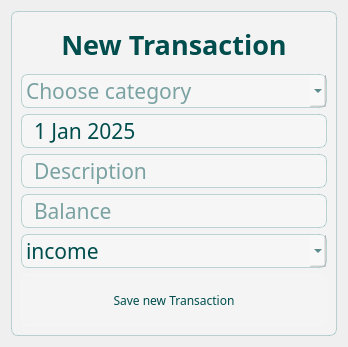
<?xml version="1.0" encoding="UTF-8"?>
<ui version="4.0">
 <class>Dialog</class>
 <widget class="QDialog" name="Dialog">
  <property name="geometry">
   <rect>
    <x>0</x>
    <y>0</y>
    <width>348</width>
    <height>347</height>
   </rect>
  </property>
  <property name="windowTitle">
   <string>Dialog</string>
  </property>
  <property name="styleSheet">
   <string notr="true">background-color: qlineargradient(
    spread:pad,
    x1:1, y1:1,
    x2:0, y2:0,
    stop:0 rgba(178, 255, 218, 255),
    stop:0.5 rgba(102, 217, 192, 235),
    stop:1 rgba(38, 166, 154, 255)
);
font-family: Noto Sans SC;</string>
  </property>
  <layout class="QVBoxLayout" name="verticalLayout_2">
   <item>
    <widget class="QFrame" name="frame">
     <property name="styleSheet">
      <string notr="true">background-color: rgba(255, 255, 255, 60);
border: 1px solid rgba(0, 100, 100, 60);
border-radius: 7px;
color: #004d4d;</string>
     </property>
     <property name="frameShape">
      <enum>QFrame::StyledPanel</enum>
     </property>
     <property name="frameShadow">
      <enum>QFrame::Raised</enum>
     </property>
     <layout class="QVBoxLayout" name="verticalLayout">
      <item>
       <widget class="QLabel" name="lbl_new_transaction">
        <property name="maximumSize">
         <size>
          <width>16777215</width>
          <height>16777215</height>
         </size>
        </property>
        <property name="styleSheet">
         <string notr="true">font-weight: bold;
font-size: 20pt;
background-color: none;
border: none;</string>
        </property>
        <property name="text">
         <string>New Transaction</string>
        </property>
        <property name="alignment">
         <set>Qt::AlignCenter</set>
        </property>
       </widget>
      </item>
      <item>
       <widget class="QComboBox" name="cb_category">
        <property name="styleSheet">
         <string notr="true">QComboBox{
font-size: 16pt;
}

QComboBox:item {
color: white
}</string>
        </property>
        <property name="currentIndex">
         <number>-1</number>
        </property>
        <property name="placeholderText">
         <string>Choose category</string>
        </property>
        <item>
         <property name="text">
          <string>Groceries</string>
         </property>
        </item>
        <item>
         <property name="text">
          <string>Entertaiment</string>
         </property>
        </item>
        <item>
         <property name="text">
          <string>Auto</string>
         </property>
        </item>
        <item>
         <property name="text">
          <string>Other</string>
         </property>
        </item>
        <item>
         <property name="text">
          <string>Work</string>
         </property>
        </item>
       </widget>
      </item>
      <item>
       <widget class="QDateEdit" name="data">
        <property name="styleSheet">
         <string notr="true">font-size: 16pt;
padding-left: 10px;</string>
        </property>
        <property name="buttonSymbols">
         <enum>QAbstractSpinBox::NoButtons</enum>
        </property>
        <property name="date">
         <date>
          <year>2025</year>
          <month>1</month>
          <day>1</day>
         </date>
        </property>
       </widget>
      </item>
      <item>
       <widget class="QLineEdit" name="le_description">
        <property name="styleSheet">
         <string notr="true">font-size: 16pt;
padding-left: 10px</string>
        </property>
        <property name="placeholderText">
         <string>Description</string>
        </property>
       </widget>
      </item>
      <item>
       <widget class="QLineEdit" name="le_balance">
        <property name="styleSheet">
         <string notr="true">font-size: 16pt;
padding-left: 10px</string>
        </property>
        <property name="placeholderText">
         <string>Balance</string>
        </property>
       </widget>
      </item>
      <item>
       <widget class="QComboBox" name="comboBox_2">
        <property name="styleSheet">
         <string notr="true">QComboBox{
font-size: 16pt;
}

QComboBox:item {
color: white
}</string>
        </property>
        <item>
         <property name="text">
          <string>income</string>
         </property>
        </item>
        <item>
         <property name="text">
          <string>outcome</string>
         </property>
        </item>
       </widget>
      </item>
      <item>
       <widget class="QPushButton" name="pushButton">
        <property name="styleSheet">
         <string notr="true">QPushButton{
background-color: rgba(255,255,255,30);
border: 1px solid rgba(255,255,255,40);
border-radius: 7px;
width: 230px;
height: 50px
}

QPushButton:hover {
background-color: rgba(255,255,255,40);
}

QPushButton:pressed {
background-color: rgba(255,255,255,70);
}</string>
        </property>
        <property name="text">
         <string>Save new Transaction</string>
        </property>
        <property name="icon">
         <iconset resource="res-new-window-rc.qrc">
          <normaloff>:/icon/icons/post_add_white_24dp.svg</normaloff>:/icon/icons/post_add_white_24dp.svg</iconset>
        </property>
        <property name="iconSize">
         <size>
          <width>24</width>
          <height>24</height>
         </size>
        </property>
       </widget>
      </item>
     </layout>
    </widget>
   </item>
  </layout>
 </widget>
 <resources>
  <include location="res-new-window-rc.qrc"/>
 </resources>
 <connections/>
</ui>
